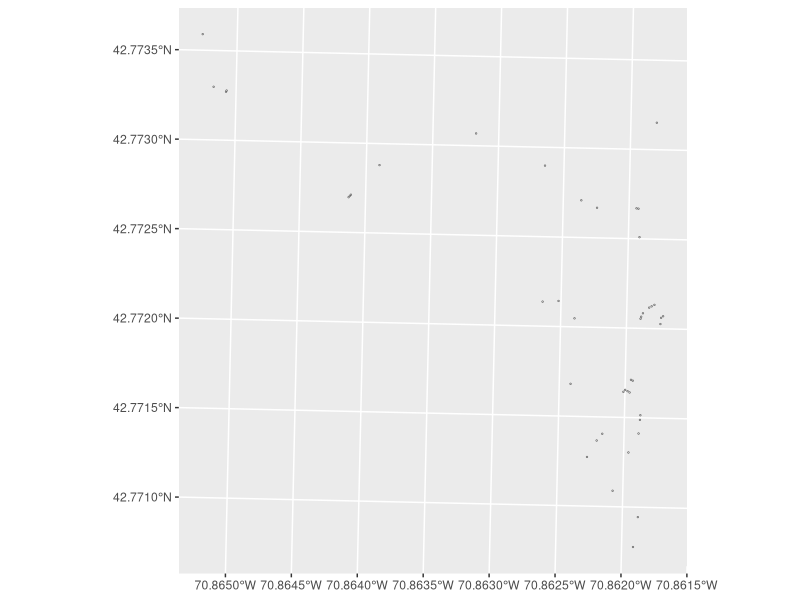
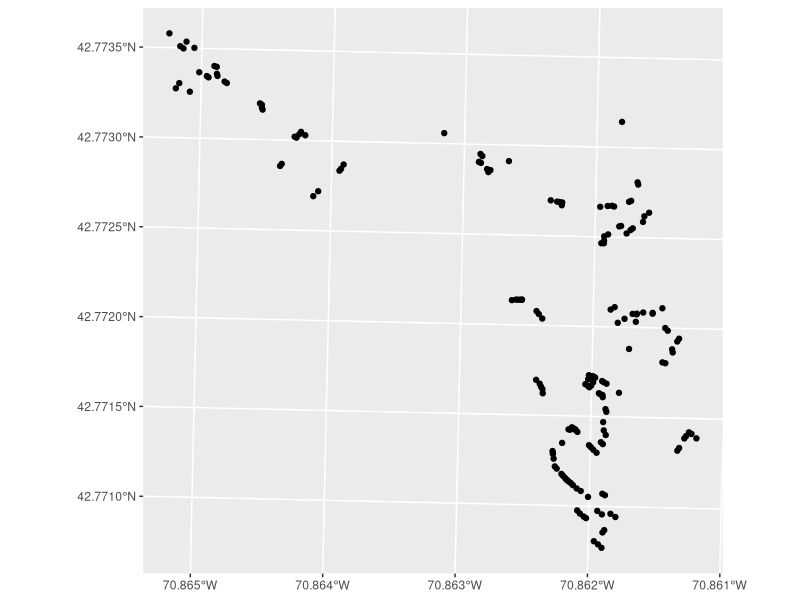
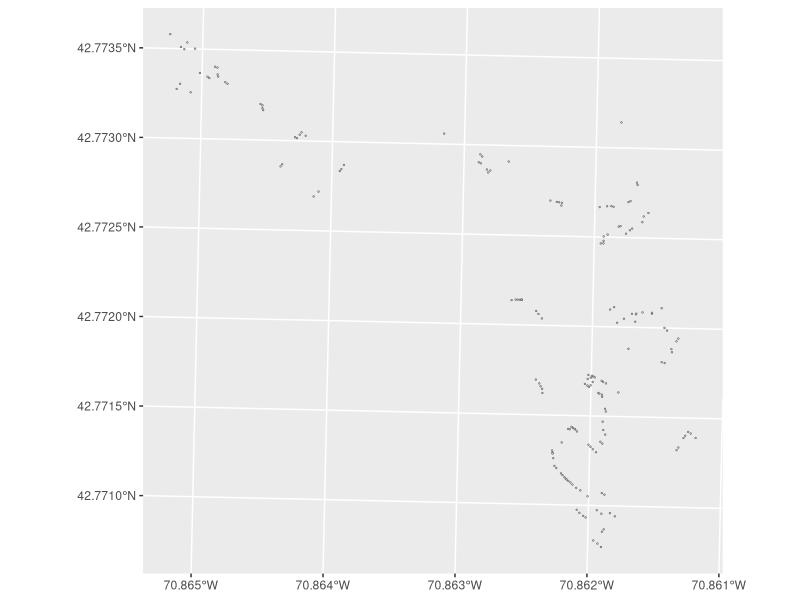

Recreate these plots in R, in order.
## ---- chunk 1
knitr::opts_chunk$set(echo = TRUE)
## ---- chunk 2
library(readr)
library(ggplot2)
library(sf)
library(stars)
library (dplyr)

buffer<-0.5

field_points<-read_csv("14Oct2018_revised.csv")

points<-filter(field_points, SampFormat == "1 mu")

## ---- chunk 3
points_sf<- st_as_sf(points, coords = c("Easting", "Northing"), crs=26919)

points_buf<- st_buffer(points_sf, buffer)

ggplot()+
   geom_sf(data = points_buf)
## ---- chunk 4
lines<-filter(field_points, SampFormat == "line")

lines_sf<- st_as_sf(lines, coords = c("Easting", "Northing"), crs=26919)

ggplot()+
   geom_sf(data = lines_sf)

## ---- chunk 5
lines_buf<- st_buffer(lines_sf, buffer)

ggplot()+
   geom_sf(data = lines_buf)
